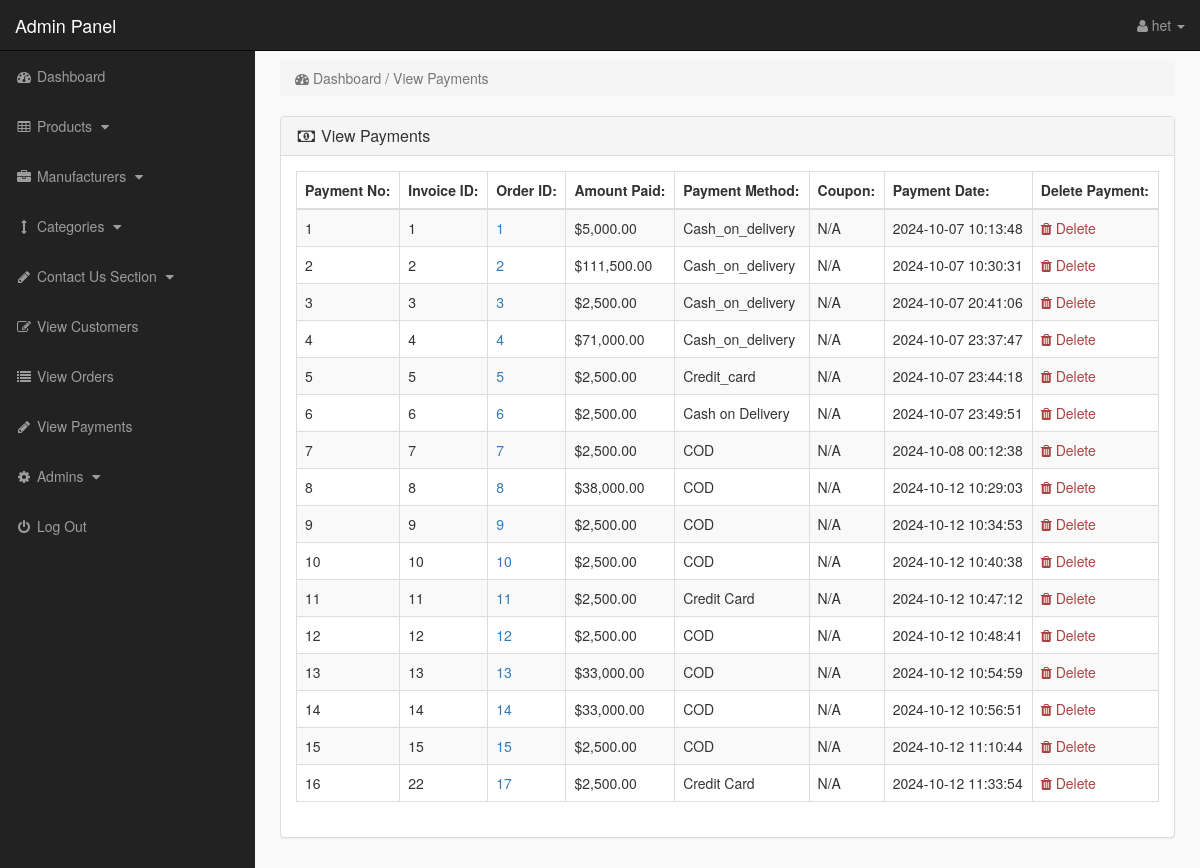
/admin/index.php?view_payments (signed in), run on an earlier commit of the app's database.
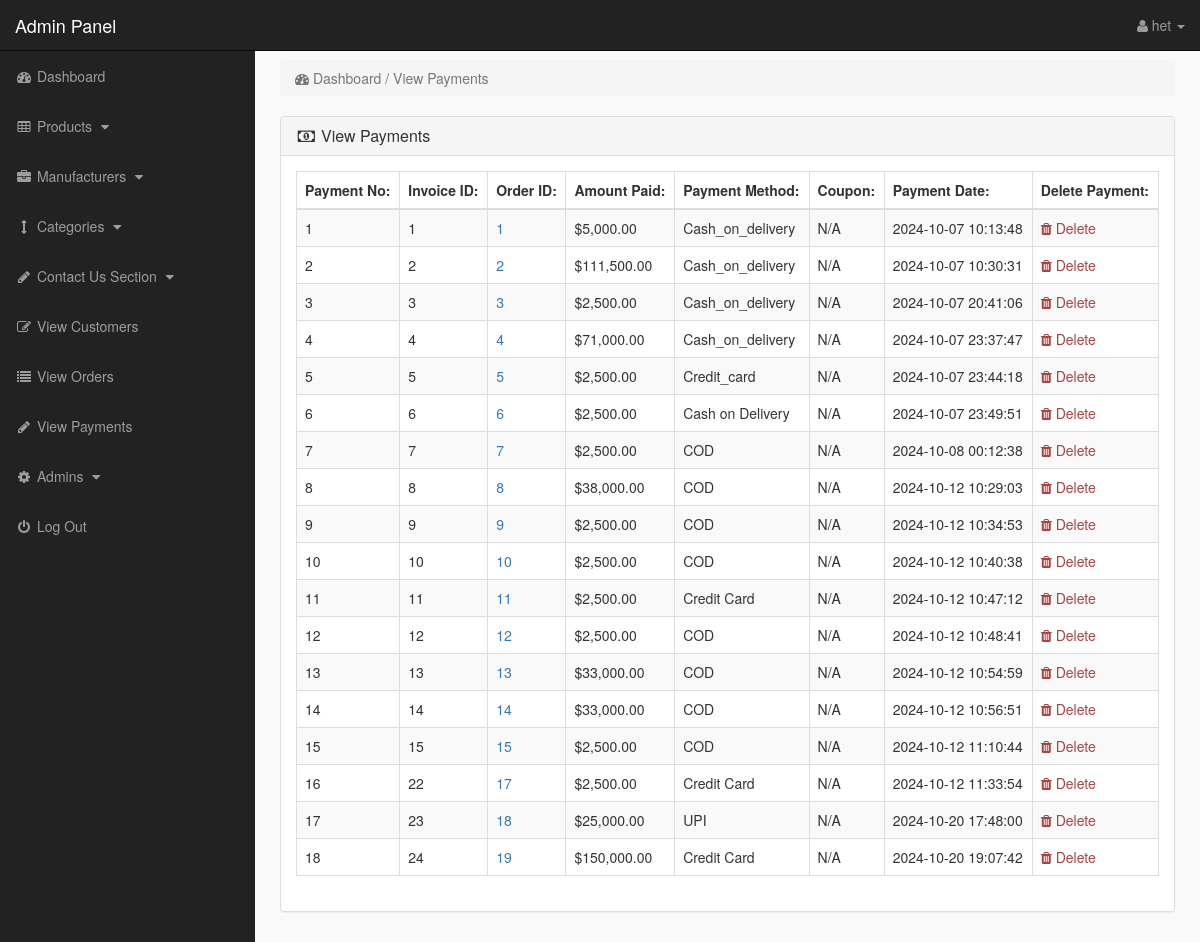
And on a later commit of the database.
### tables this page shows
CREATE TABLE `payments` (
  `payment_id` int(10) NOT NULL,
  `invoice_id` int(11) DEFAULT NULL,
  `amount` int(10) NOT NULL,
  `payment_mode` text NOT NULL,
  `ref_no` int(10) NOT NULL,
  `code` int(10) NOT NULL,
  `payment_date` text NOT NULL
);

CREATE TABLE `customer_orders` (
  `order_id` int(10) NOT NULL,
  `invoice_id` int(11) DEFAULT NULL,
  `customer_id` int(10) NOT NULL,
  `due_amount` decimal(10,2) NOT NULL,
  `order_date` timestamp NOT NULL DEFAULT current_timestamp(),
  `order_status` varchar(255) NOT NULL DEFAULT 'Complete',
  `order_total` decimal(10,2) NOT NULL
);

### admin/view_payments.php (the view)
<?php
if (!isset($_SESSION['admin_email'])) {
    echo "<script>window.open('login.php','_self')</script>";
} else {
?>
    <div class="row">
        <div class="col-lg-12">
            <ol class="breadcrumb">
                <li class="active">
                    <i class="fa fa-dashboard"></i> Dashboard / View Payments
                </li>
            </ol>
        </div>
    </div>
    <div class="row">
        <div class="col-lg-12">
            <div class="panel panel-default">
                <div class="panel-heading">
                    <h3 class="panel-title">
                        <i class="fa fa-money fa-fw"></i> View Payments
                    </h3>
                </div>
                <div class="panel-body">
                    <div class="table-responsive">
                        <table class="table table-hover table-bordered table-striped table-sm">
                            <thead class="thead-dark">
                                <tr>
                                    <th>Payment No:</th>
                                    <th>Invoice ID:</th>
                                    <th>Order ID:</th>
                                    <th>Amount Paid:</th>
                                    <th>Payment Method:</th>
                                    <th>Coupon:</th>
                                    <th>Payment Date:</th>
                                    <th>Delete Payment:</th>
                                </tr>
                            </thead>
                            <tbody>
                                <?php
                                $i = 0;
                                $get_payments = "
                                    SELECT payments.*, customer_orders.order_id
                                    FROM payments
                                    JOIN customer_orders ON payments.invoice_id = customer_orders.invoice_id";
                                $run_payments = mysqli_query($con, $get_payments);
                                if ($run_payments) {
                                    while ($row_payments = mysqli_fetch_array($run_payments)) {
                                        $payment_id = $row_payments['payment_id'];
                                        $invoice_id = isset($row_payments['invoice_id']) ? $row_payments['invoice_id'] : 'N/A';
                                        $order_id = isset($row_payments['order_id']) ? $row_payments['order_id'] : 'N/A';
                                        $amount = $row_payments['amount'];
                                        $payment_mode = $row_payments['payment_mode'];
                                        $coupon = isset($row_payments['coupon']) ? $row_payments['coupon'] : 'N/A';
                                        $payment_date = $row_payments['payment_date'];
                                        $i++;
                                ?>
                                        <tr>
                                            <td><?php echo $i; ?></td>
                                            <td><?php echo $invoice_id; ?></td>
                                            <td>
                                                <a href="../order_confirmation.php?order_id=<?php echo $order_id; ?>" class="text-primary">
                                                    <?php echo $order_id; ?>
                                                </a>
                                            </td>
                                            <td>$<?php echo number_format($amount, 2); ?></td>
                                            <td><?php echo ucfirst($payment_mode); ?></td>
                                            <td><?php echo $coupon; ?></td>
                                            <td><?php echo date('Y-m-d H:i:s', strtotime($payment_date)); ?></td>
                                            <td>
                                                <a href="index.php?payment_delete=<?php echo $payment_id; ?>" class="text-danger">
                                                    <i class="fa fa-trash"></i> Delete
                                                </a>
                                            </td>
                                        </tr>
                                <?php
                                    }
                                } else {
                                    echo "<tr><td colspan='8'>Error fetching payments: " . mysqli_error($con) . "</td></tr>";
                                }
                                ?>
                            </tbody>
                        </table>
                    </div>
                </div>
            </div>
        </div>
    </div>
<?php } ?>

What changed in the data, as far as the page shows it:
added payments: invoice "23", customer_orders.order_id "18", amount "25,000.00", payment_mode "UPI", coupon "N/A", payment_date "2024-10-20 17:48:00"
added payments: invoice "24", customer_orders.order_id "19", amount "150,000.00", payment_mode "Credit Card", coupon "N/A", payment_date "2024-10-20 19:07:42"
